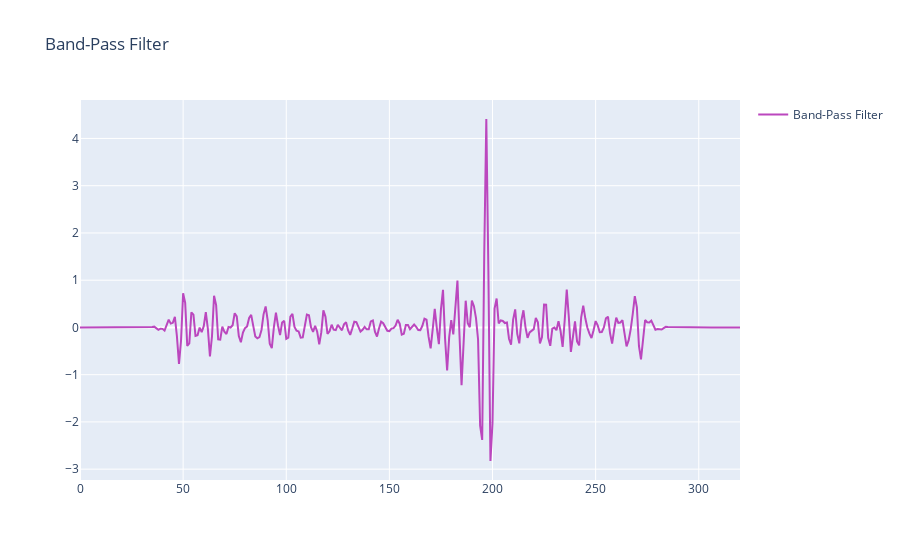

Notebook code for this chart:
### Markdown cell above
Sada sledi obrada podataka i prikaz dijagrama nakon primene band-pass filtriranja

### Code cell
fL = 0.1
fH = 0.3
b = 0.08
N = int(np.ceil((4 / b)))
if not N % 2: N += 1  # Make sure that N is odd.
n = np.arange(N)

# low-pass filter
hlpf = np.sinc(2 * fH * (n - (N - 1) / 2.))
hlpf *= np.blackman(N)
hlpf = hlpf / np.sum(hlpf)

# high-pass filter 
hhpf = np.sinc(2 * fL * (n - (N - 1) / 2.))
hhpf *= np.blackman(N)
hhpf = hhpf / np.sum(hhpf)
hhpf = -hhpf
hhpf[int((N - 1) / 2)] += 1

h = np.convolve(hlpf, hhpf)
s = list(data['10 Min Std Dev'])
new_signal = np.convolve(s, h)

trace1 = go.Scatter(
    x=list(range(len(new_signal))),
    y=new_signal,
    mode='lines',
    name='Band-Pass Filter',
    marker=dict(
        color='#BB47BE'
    )
)

layout = go.Layout(
    title='Band-Pass Filter',
    showlegend=True
)

trace_data = [trace1]
fig = go.Figure(data=trace_data, layout=layout)
#py.iplot(fig, filename='fft-band-pass-filter')
fig.show()

### Figure 1 — Plotly figure (JSON) as saved in the notebook; plotly's stock layout.template omitted (floating-point values rounded to 4 significant figures; data arrays with more than 128 entries replaced by an {"elided": "..."} marker saying what was removed)
{"data": [{"marker": {"color": "#BB47BE"}, "mode": "lines", "name": "Band-Pass Filter", "type": "scatter", "x": {"elided": "321 int values"}, "y": {"elided": "321 float values"}}], "layout": {"showlegend": true, "title": {"text": "Band-Pass Filter"}}}
